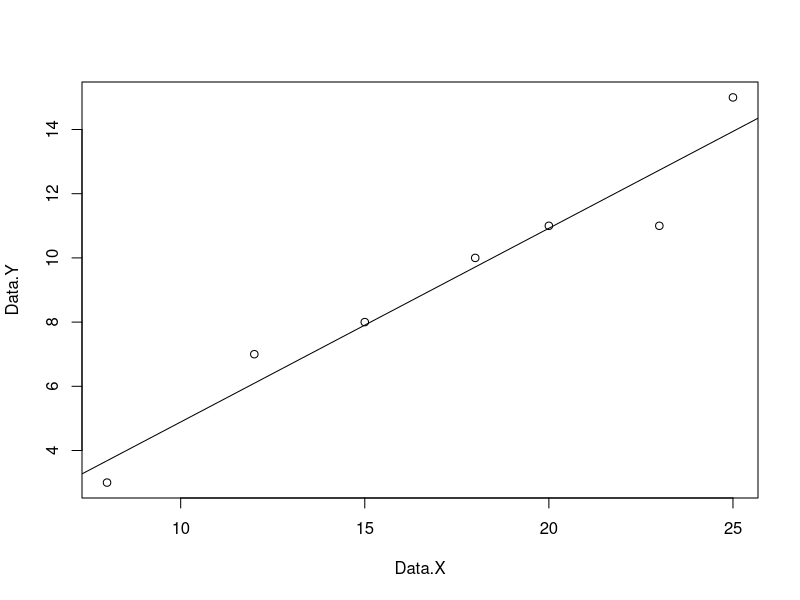

This chart was generated by the following R code:
Data.X<-c(18, 23, 25, 15, 8, 20, 12) # Jumlah Panggilan
Data.Y<-c(10, 11, 15, 8, 3, 11, 7)  # Jumlah Penjualan
Dat.Gab<-as.data.frame(cbind(Data.X, Data.Y))
n<-length(Dat.Gab[,1])

x.bar<-mean(Dat.Gab[,1])
y.bar<-mean(Dat.Gab[,2])
xy<-Dat.Gab[,1] * Dat.Gab[,2]
x2<-Dat.Gab[,1]^2
y2<-Dat.Gab[,2]^2

Sxy<-sum(xy) - (n * x.bar * y.bar)
Sxx<-sum(x2) - (n * x.bar^2)
Syy<-sum(y2) - (n * y.bar^2)

# Menghitung koefisien korelasi Pearson
korxy<-Sxy / (sqrt(Sxx) * sqrt(Syy))
plot(Data.X, Data.Y)

# Menghitung koefisien regresi
b1<-Sxy / Sxx
b0<-y.bar - (b1 * x.bar)

# Menghitung komponen ANOVA
JKR<-b1 * Sxy
JKT<-Syy
JKG<-JKT - JKR
KTR<-JKR / 1
KTG<-JKG / (n - 2)

Fhitung<-KTR / KTG
Ftabel<-qf(0.95, 1, n - 2)

# Membuat tabel ANOVA (Uji F)
tab.anova<-data.frame(
  Sumber= c("Regresi", "Galat", "Total"),
  db= c(1, n - 2, n - 1),
  JK= c(JKR, JKG, JKT),
  KT= c(KTR, KTG, NA),
  Fhitung= c(Fhitung, NA, NA),
  Ftabel= c(Ftabel, NA, NA)
)
print(tab.anova)

if (Fhitung > Ftabel) {
  print("Tolak H0")
} else {
  print("Terima H0")
}

# Menghitung Uji T untuk koefisien regresi 
sb1<-sqrt(KTG / Sxx)
Thitung<-b1 / sb1
Ttabel<-qt(0.975, n - 2)

if(abs(Thitung) > Ttabel){
  print("Tolak H0")
} else {
  print("Terima H0")
}

# Menghitung Koefisien Determinasi 
R2<-(JKR / JKT) * 100

RLS<-lm(Data.Y~Data.X,data = Dat.Gab)
summary(RLS)
abline(RLS)
